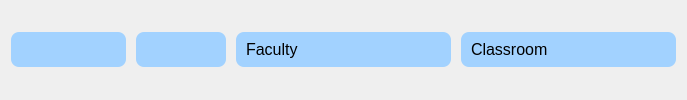
                  <widget class="QWidget" name="widget_11" native="true">
                   <layout class="QHBoxLayout" name="horizontalLayout_2">
                    <property name="spacing">
                     <number>10</number>
                    </property>
                    <property name="topMargin">
                     <number>5</number>
                    </property>
                    <property name="bottomMargin">
                     <number>5</number>
                    </property>
                    <item>
                     <widget class="QWidget" name="widget_12" native="true">
                      <layout class="QHBoxLayout" name="horizontalLayout_12">
                       <property name="spacing">
                        <number>10</number>
                       </property>
                       <property name="leftMargin">
                        <number>0</number>
                       </property>
                       <property name="topMargin">
                        <number>0</number>
                       </property>
                       <property name="rightMargin">
                        <number>0</number>
                       </property>
                       <property name="bottomMargin">
                        <number>0</number>
                       </property>
                       <item>
                        <widget class="QComboBox" name="filterAcademicYearStudent">
                         <property name="minimumSize">
                          <size>
                           <width>115</width>
                           <height>35</height>
                          </size>
                         </property>
                         <property name="styleSheet">
                          <string notr="true">#filterAcademicYearStudent{
border-radius: 8px;
font-size: 16px;
padding-left: 10px;
border: 0px solid rgb(99, 99, 99);
background-color: #a2d2ff
}

#filterAcademicYearStudent:hover{
	background-color: rgb(206, 206, 206);
}

#filterAcademicYearStudent::down-arrow {
    image: url(:/UI/icons/chevron-down.svg);
    width: 14px;
    height: 14px;
}

#filterAcademicYearStudent::drop-down {
	border: 0px;
    subcontrol-origin: padding;
    subcontrol-position: top right;
    width: 20px; /* chiều rộng của nút mũi tên */
	padding-right: 2px;
}</string>
                         </property>
                        </widget>
                       </item>
                       <item>
                        <widget class="QComboBox" name="filterSemesterStudent">
                         <property name="minimumSize">
                          <size>
                           <width>0</width>
                           <height>35</height>
                          </size>
                         </property>
                         <property name="styleSheet">
                          <string notr="true">#filterSemesterStudent{
border-radius: 8px;
font-size: 16px;
padding-left: 10px;
border: 0px solid rgb(99, 99, 99);
background-color: #a2d2ff
}

#filterSemesterStudent:hover{
	background-color: rgb(206, 206, 206);
}

#filterSemesterStudent::down-arrow {
    image: url(:/UI/icons/chevron-down.svg);
    width: 14px;
    height: 14px;
}

#filterSemesterStudent::drop-down {
	border: 0px;
    subcontrol-origin: padding;
    subcontrol-position: top right;
    width: 20px; /* chiều rộng của nút mũi tên */
	padding-right: 2px;
}</string>
                         </property>
                        </widget>
                       </item>
                       <item>
                        <widget class="QComboBox" name="filterFacultyStudent">
                         <property name="minimumSize">
                          <size>
                           <width>215</width>
                           <height>35</height>
                          </size>
                         </property>
                         <property name="maximumSize">
                          <size>
                           <width>300</width>
                           <height>16777215</height>
                          </size>
                         </property>
                         <property name="styleSheet">
                          <string notr="true">#filterFacultyStudent{
border-radius: 8px;
font-size: 16px;
padding-left: 10px;
border: 0px solid rgb(99, 99, 99);
background-color: #a2d2ff
}

#filterFacultyStudent:hover{
	background-color: rgb(206, 206, 206);
}

#filterFacultyStudent::down-arrow {
    image: url(:/UI/icons/chevron-down.svg);
    width: 14px;
    height: 14px;
}

#filterFacultyStudent::drop-down {
	border: 0px;
    subcontrol-origin: padding;
    subcontrol-position: top right;
    width: 20px; /* chiều rộng của nút mũi tên */
	padding-right: 2px;
}</string>
                         </property>
                         <item>
                          <property name="text">
                           <string>Faculty</string>
                          </property>
                         </item>
                        </widget>
                       </item>
                       <item>
                        <widget class="QComboBox" name="filterClassroomStudent">
                         <property name="minimumSize">
                          <size>
                           <width>215</width>
                           <height>35</height>
                          </size>
                         </property>
                         <property name="maximumSize">
                          <size>
                           <width>300</width>
                           <height>16777215</height>
                          </size>
                         </property>
                         <property name="styleSheet">
                          <string notr="true">#filterClassroomStudent{
border-radius: 8px;
font-size: 16px;
padding-left: 10px;
border: 0px solid rgb(99, 99, 99);
background-color: #a2d2ff
}

#filterClassroomStudent:hover{
	background-color: rgb(206, 206, 206);
}

#filterClassroomStudent::down-arrow {
    image: url(:/UI/icons/chevron-down.svg);
    width: 14px;
    height: 14px;
}

#filterClassroomStudent::drop-down {
	border: 0px;
    subcontrol-origin: padding;
    subcontrol-position: top right;
    width: 20px; /* chiều rộng của nút mũi tên */
	padding-right: 2px;
}</string>
                         </property>
                         <item>
                          <property name="text">
                           <string>Classroom</string>
                          </property>
                         </item>
                        </widget>
                       </item>
                      </layout>
                     </widget>
                    </item>
                   </layout>
                  </widget>
